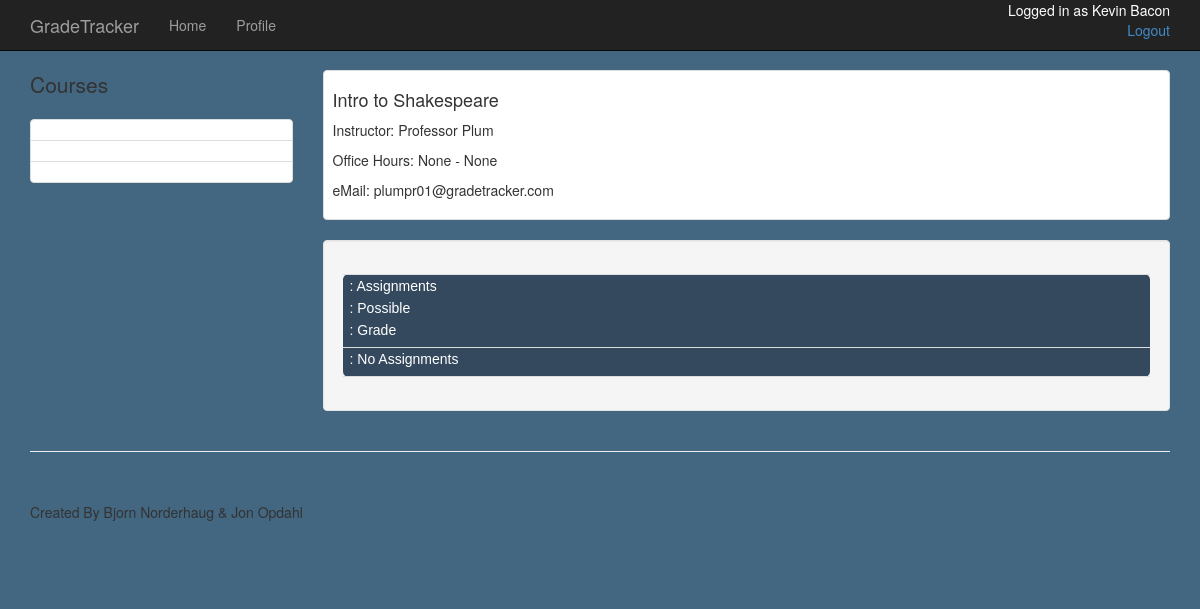
Screenshot of /student/2/Intro to Shakespeare (signed in) with the database file from the repository.
### app/models.py (models this page shows, shortened)
class Admin(db.Model):
	id = db.Column(db.String(8), primary_key=True)
	first_name = db.Column(db.String(50), index=True)
	last_name = db.Column(db.String(50), index=True)
	admin_pass = db.Column(db.String(50))
	position = db.Column(db.String(50))
	email = db.Column(db.String(120))
	begin = db.Column(db.DateTime)
	end = db.Column(db.DateTime)
	classes = db.relationship("Course", backref="teacher", lazy='dynamic')
	def __repr__(self):
		return (self.first_name + ' ' + self.last_name)

class Course(db.Model):
	course_num = db.Column(db.Integer, primary_key=True)
	name = db.Column(db.String(80), index=True, unique=True)
	admin_id = db.Column(db.String(8), db.ForeignKey('admin.id'))

### app/views.py (the view)
@app.route('/student/<id>/<course_name>')
@login_required
def student_classpage(id, course_name):
	user=current_user
	course=Course.query.filter_by(name=course_name).first()
	classroom = Classroom.query.filter_by(course_name=course_name).first()
	assignments=True
	if classroom.is_empty():
		assignments=False
	return render_template('classpageStud.html',
							course=course,
							classroom=classroom,
							user=user,
							assignments=assignments)

### app/models.py (called while the page is built)
	def is_empty(self):
		if self.assignments is None:
			return True
		return False

### app/views.py (called while the page is built)
@login_manager.user_loader
def load_user(id):
	user=Student.query.get(str(id))
	if user is None:
		user=Admin.query.get(str(id))
	return user

### app/templates/classpageStud.html (shortened to what this page needs)
{% extends "new.html" %}
{% block content %}
    <div class="container">
        <div class="row">
            <div class="col-md-3">
                <p class="lead"> Courses </p>
                <div class="list-group">
                	{% for c in user.classes%}
                	{% if c.course_name == course.name %}
                    <a href="{{ url_for('student_classpage', id=user.id, course_name=c.course_name) }}" class="list-group-item active">{{ c.course_name }}</a>
                    {% else %}
                    <a href="/student/{{user.id}}/{{c.course_name}}" class="list-group-item">{{ c.course_name }}</a>
                    {% endif %}
                    {% endfor %}
                </div>
            </div>
            <div class="col-md-9">
                <div class="thumbnail">
                    <div class="caption-full">
                        <h4>{{ course.name }}</h4>
                        <p> Instructor: {{ course.teacher }} </p>
                        <p> Office Hours: {{course.teacher.begin}} - {{course.teacher.end}} </p>
                        <p> eMail: {{course.teacher.email}}</p>
                    </div>
                </div>
                <div class="well">
                    <div class="row">
                        <div class="col-md-12">
							<table class="rwd-table">
								<tr>
									<td> Assignments </td>
									<td> Possible </td>
									<td> Grade </td>
								</tr>
									{% if assignments %}
									<tr>
										<td> No Assignments </td>
									</tr>
									{% endif %}
							</table>
                        </div>
                    </div>
                </div>
            </div>
        </div>
    </div>
{% endblock %}

### app/templates/new.html (shortened to what this page needs)
<!DOCTYPE html>
<html>
<head>
    <link href="/static/css/bootstrap.min.css" rel="stylesheet">
    <link href="/static/css/shop-item.css" rel="stylesheet">
</head>
<body style="background-color: #436681">
    <nav class="navbar navbar-inverse navbar-fixed-top" role="navigation">
        <div class="container">
            <div class="navbar-header">
                <a class="navbar-brand" href="/home">GradeTracker</a>
            </div>
            <div class="collapse navbar-collapse" id="bs-example-navbar-collapse-1">
                <ul class="nav navbar-nav">
                    <li>
                        <a href="/home">Home</a>
                    </li>
                    <li>
                        <a href="{{ url_for('profile') }}">Profile</a>
                    </li>
                </ul>
                <p id="login_status" class="pull_right">Logged in as {{ user }} <br>
					<a href="{{url_for('logout')}}" class="pull-right"> Logout </a>
				</p>
            </div>
        </div>
    </nav>
    {% block content %}{% endblock %}
    <div class="container">
        <hr>
        <footer>
            <div class="row">
                <div class="col-lg-12">
                    <p>Created By Bjorn Norderhaug & Jon Opdahl</p>
                </div>
            </div>
        </footer>
    </div>
</body>
</html>

### app/static/css/shop-item.css (style rules this page uses)
body { padding-top: 70px; }
.thumbnail { padding: 0; }
.thumbnail .caption-full { padding: 9px; color: #333; }
footer { margin: 50px 0; }

### app/templates/new.html (style rules this page uses)
#login_status { float: right; color: white; height: inherit; }

### rows the page displays
Admin: first_name+last_name "Kevin Bacon"
Course: name "Intro to Shakespeare"
Admin: teacher "Professor Plum", teacher.begin "None", teacher.end "None", teacher.email "plumpr01@gradetracker.com"
